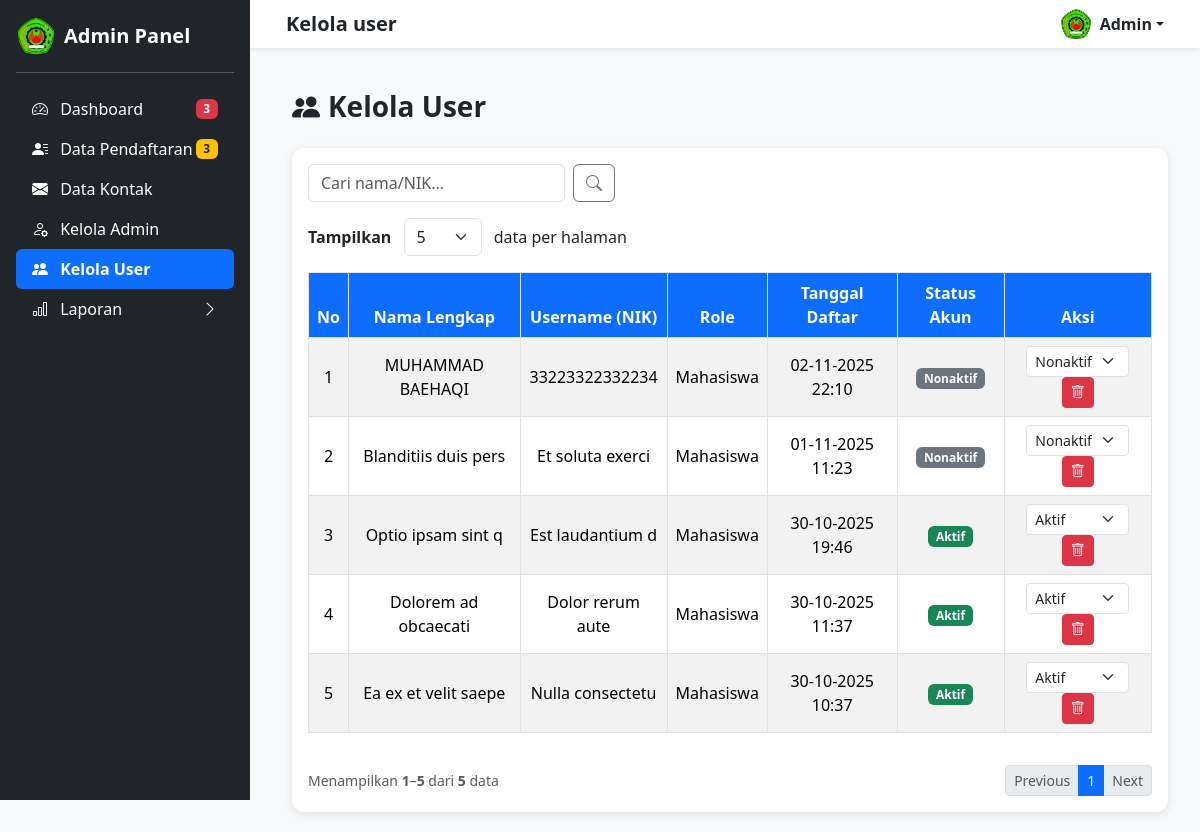
/admin/kelola_user.php (signed in), run on an earlier commit of the app's database.
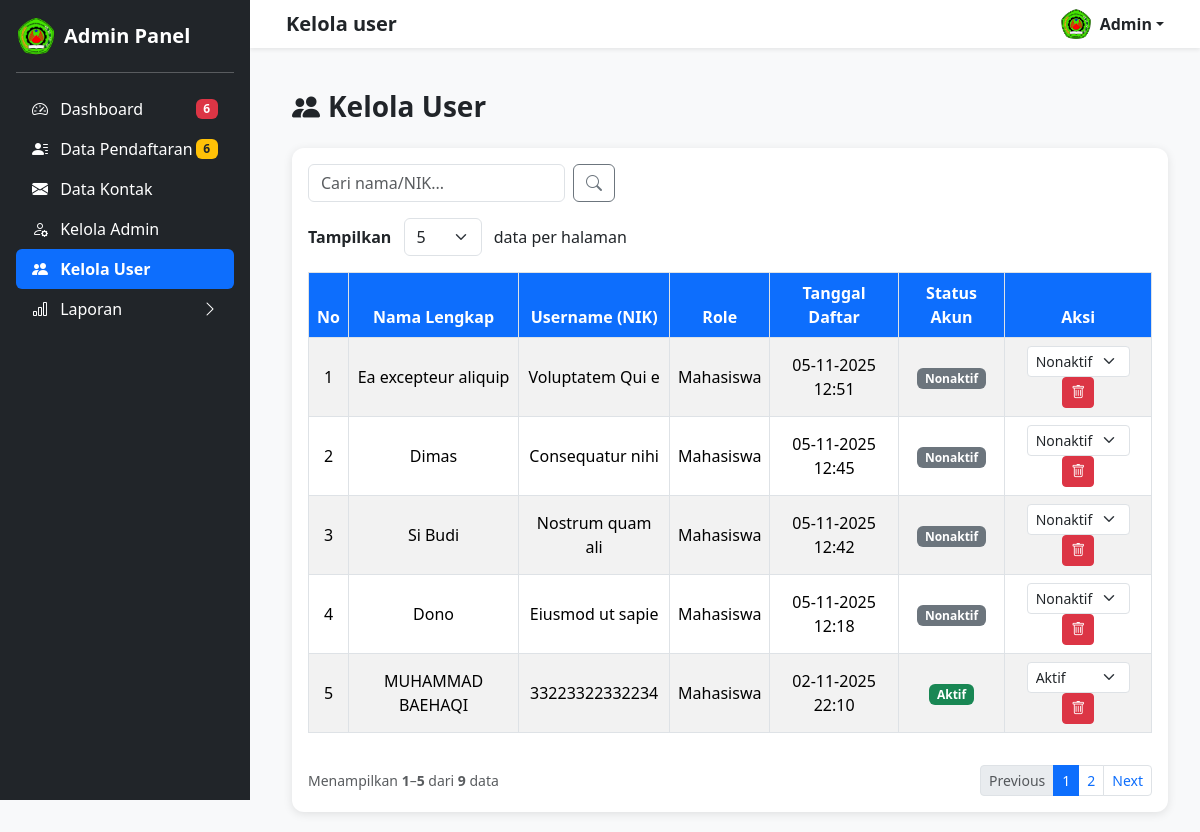
And on a later commit of the database.
### tables this page shows
CREATE TABLE `tb_user` (
  `id_user` int(11) NOT NULL,
  `nama_lengkap` varchar(100) DEFAULT NULL,
  `username` varchar(16) NOT NULL,
  `password` varchar(255) NOT NULL,
  `role` enum('mahasiswa','admin') DEFAULT 'mahasiswa',
  `status_akun` enum('aktif','nonaktif') DEFAULT 'nonaktif',
  `tanggal_daftar` datetime DEFAULT current_timestamp()
);

### admin/kelola_user.php (the view, shortened to what the changed rows need)
<?php
include '../includes/koneksi.php';
$show = isset($_GET['show']) ? (int) $_GET['show'] : 5;
$page = isset($_GET['page']) ? (int) $_GET['page'] : 1;
$start = ($page - 1) * $show;
$cari = isset($_GET['cari']) ? mysqli_real_escape_string($conn, $_GET['cari']) : '';
if (!empty($cari)) {
    $where = "WHERE nama_lengkap LIKE '%$cari%' OR username LIKE '%$cari%'";
} else {
    $where = "";
}
$query = "SELECT * FROM tb_user $where ORDER BY id_user DESC LIMIT $start, $show";
$countQuery = "SELECT COUNT(*) AS total FROM tb_user $where";
$result = mysqli_query($conn, $query);
$totalData = mysqli_fetch_assoc(mysqli_query($conn, $countQuery))['total'];
$totalPages = ceil($totalData / $show);
?>
<!DOCTYPE html>
<html lang="id">
<head>
    <link href="https://cdn.jsdelivr.net/npm/bootstrap@5.3.2/dist/css/bootstrap.min.css" rel="stylesheet">
    <link href="https://cdn.jsdelivr.net/npm/bootstrap-icons@1.11.1/font/bootstrap-icons.css" rel="stylesheet">
</head>
<body>
    <?php include 'sidebar_admin.php'; ?>
    <div class="content">
        <div class="container-fluid">
            <div class="card">
                <div class="card-body">
                    <div class="table-responsive">
                        <table class="table table-bordered table-striped align-middle">
                            <thead>
                                <tr>
                                    <th>No</th>
                                    <th>Nama Lengkap</th>
                                    <th>Username (NIK)</th>
                                    <th>Role</th>
                                    <th>Tanggal Daftar</th>
                                    <th>Status Akun</th>
                                    <th>Aksi</th>
                                </tr>
                            </thead>
                            <tbody>
                                <?php
                                if (mysqli_num_rows($result) > 0) {
                                    $no = $start + 1;
                                    while ($row = mysqli_fetch_assoc($result)) {
                                        $badgeClass = ($row['status_akun'] == 'aktif') ? 'bg-success' : 'bg-secondary';
                                        echo "
                                        <tr>
                                            <td>{$no}</td>
                                            <td>" . htmlspecialchars($row['nama_lengkap']) . "</td>
                                            <td>" . htmlspecialchars($row['username']) . "</td>
                                            <td>" . ucfirst($row['role']) . "</td>
                                            <td>" . date('d-m-Y H:i', strtotime($row['tanggal_daftar'])) . "</td>
                                            <td><span class='badge {$badgeClass}'>" . ucfirst($row['status_akun']) . "</span></td>
                                            <td>
                                                <form action='../registrasi/update_status_user.php' method='POST' class='d-inline'>
                                                    <input type='hidden' name='id_user' value='{$row['id_user']}'>
                                                    <select name='status_akun' class='form-select form-select-sm d-inline w-auto'
                                                        onchange='this.form.submit()'>
                                                        <option value='aktif' " . (($row['status_akun'] == 'aktif') ? 'selected' : '') . ">Aktif</option>
                                                        <option value='nonaktif' " . (($row['status_akun'] == 'nonaktif') ? 'selected' : '') . ">Nonaktif</option>
                                                    </select>
                                                </form>
                                                <a href='hapus_user.php?id={$row['id_user']}' class='btn btn-sm btn-danger'
                                                    onclick='return confirm(\"Yakin ingin menghapus user ini?\")'><i class='bi bi-trash'></i></a>
                                            </td>
                                        </tr>";
                                        $no++;
                                    }
                                } else {
                                    echo "<tr><td colspan='7' class='text-center text-muted'>Belum ada user terdaftar.</td></tr>";
                                }
                                ?>
                            </tbody>
                        </table>
                    </div>
                    <?php
                    $start_data = ($page - 1) * $show + 1;
                    $end_data = min($start_data + $show - 1, $totalData);
                    ?>
                    <div class="d-flex justify-content-between align-items-center mt-3 flex-wrap">
                        <div class="text-muted small mb-2 mb-md-0">
                            Menampilkan <strong><?= $start_data ?></strong>–<strong><?= $end_data ?></strong> dari
                            <strong><?= $totalData ?></strong> data
                        </div>
                        <nav>
                            <ul class="pagination pagination-sm mb-0">
                                <?php for ($i = 1; $i <= $totalPages; $i++): ?>
                                    <li class="page-item <?= ($page == $i) ? 'active' : '' ?>">
                                        <a class="page-link"
                                            href="?page=<?= $i ?>&show=<?= $show ?>&cari=<?= urlencode($cari) ?>"><?= $i ?></a>
                                    </li>
                                <?php endfor; ?>
                                <li class="page-item <?= ($page >= $totalPages) ? 'disabled' : '' ?>">
                                    <a class="page-link"
                                        href="?page=<?= $page + 1 ?>&show=<?= $show ?>&cari=<?= urlencode($cari) ?>">Next</a>
                                </li>
                            </ul>
                        </nav>
                    </div>
                </div>
            </div>
        </div>
    </div>
</body>
</html>

### admin/sidebar_admin.php (shortened to what the changed rows need)
<?php
include '../includes/koneksi.php';
$jumlah_pendaftaran_pending = mysqli_fetch_assoc(mysqli_query(
    $conn,
    "SELECT COUNT(*) AS total FROM tb_pendaftaran WHERE status_pendaftaran = 'Pending'"
))['total'];
$jumlah_pesan_baru = mysqli_fetch_assoc(mysqli_query(
    $conn,
    "SELECT COUNT(*) AS total FROM kontak WHERE status_baca = 'belum baca'"
))['total'];
$total_notif = $jumlah_pendaftaran_pending + $jumlah_pesan_baru;
?>
<?php
$current_page = basename($_SERVER['PHP_SELF']);
?>
<div class="sidebar bg-dark text-white p-3" id="sidebar">
    <ul class="nav nav-pills flex-column mb-auto" id="sidebarMenu">
        <li>
            <a href="dashboard_admin.php"
                class="nav-link text-white d-flex justify-content-between align-items-center <?= ($current_page == 'dashboard_admin.php') ? 'active' : ''; ?>">
                <span><i class="bi bi-speedometer2 me-2"></i> Dashboard</span>
                <?php if (!empty($total_notif) && $total_notif > 0): ?>
                    <span class="badge bg-danger"><?= $total_notif; ?></span>
                <?php endif; ?>
            </a>
        </li>
        <li>
            <a href="data_pendaftaran.php"
                class="nav-link text-white d-flex justify-content-between align-items-center <?= ($current_page == 'data_pendaftaran.php') ? 'active' : ''; ?>">
                <span><i class="bi bi-person-lines-fill me-2"></i> Data Pendaftaran</span>
                <?php if (!empty($jumlah_pendaftaran_pending) && $jumlah_pendaftaran_pending > 0): ?>
                    <span class="badge bg-warning text-dark"><?= $jumlah_pendaftaran_pending; ?></span>
                <?php endif; ?>
            </a>
        </li>
    </ul>
</div>

What changed in the data, as far as the page shows it:
no longer on this page (row unchanged): tb_user: nama_lengkap "Blanditiis duis pers", username "Et soluta exerci", role "Mahasiswa", tanggal_daftar "01-11-2025 11:23", status_akun "Nonaktif"
no longer on this page (row unchanged): tb_user: nama_lengkap "Optio ipsam sint q", username "Est laudantium d", role "Mahasiswa", tanggal_daftar "30-10-2025 19:46", status_akun "Aktif"
no longer on this page (row unchanged): tb_user: nama_lengkap "Dolorem ad obcaecati", username "Dolor rerum aute", role "Mahasiswa", tanggal_daftar "30-10-2025 11:37", status_akun "Aktif"
no longer on this page (row unchanged): tb_user: nama_lengkap "Ea ex et velit saepe", username "Nulla consectetu", role "Mahasiswa", tanggal_daftar "30-10-2025 10:37", status_akun "Aktif"
added tb_user: nama_lengkap "Ea excepteur aliquip", username "Voluptatem Qui e", role "Mahasiswa", tanggal_daftar "05-11-2025 12:51", status_akun "Nonaktif"
added tb_user: nama_lengkap "Dimas", username "Consequatur nihi", role "Mahasiswa", tanggal_daftar "05-11-2025 12:45", status_akun "Nonaktif"
added tb_user: nama_lengkap "Si Budi", username "Nostrum quam ali", role "Mahasiswa", tanggal_daftar "05-11-2025 12:42", status_akun "Nonaktif"
added tb_user: nama_lengkap "Dono", username "Eiusmod ut sapie", role "Mahasiswa", tanggal_daftar "05-11-2025 12:18", status_akun "Nonaktif"
changed tb_user "MUHAMMAD BAEHAQI": status_akun "Nonaktif" → "Aktif"
Also different on the page:
$total_notif: "3" → "6"
$jumlah_pendaftaran_pending: "3" → "6"
$totalData: "5" → "9"
new list line: "2"
